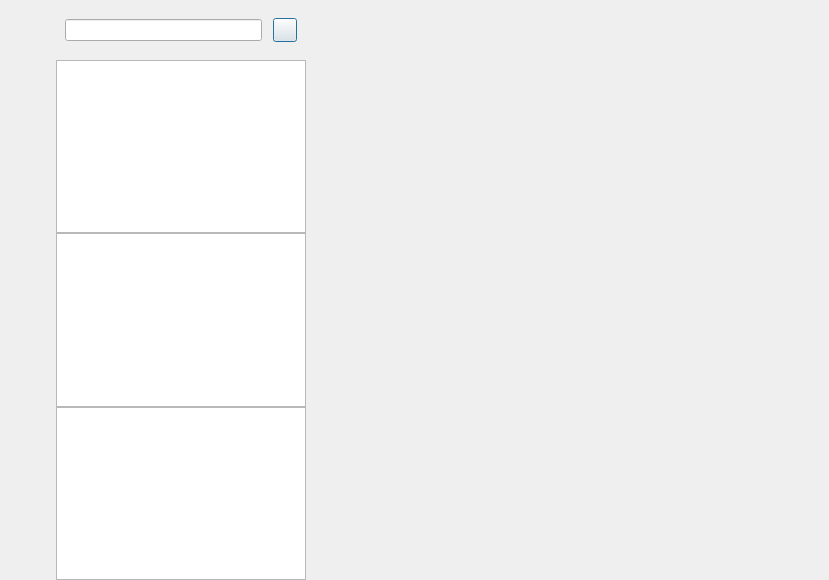
<?xml version="1.0" encoding="UTF-8"?>
<ui version="4.0">
 <class>ChatDialog</class>
 <widget class="QDialog" name="ChatDialog">
  <property name="geometry">
   <rect>
    <x>0</x>
    <y>0</y>
    <width>829</width>
    <height>580</height>
   </rect>
  </property>
  <property name="windowTitle">
   <string>Dialog</string>
  </property>
  <layout class="QHBoxLayout" name="horizontalLayout">
   <property name="spacing">
    <number>0</number>
   </property>
   <property name="leftMargin">
    <number>0</number>
   </property>
   <property name="topMargin">
    <number>0</number>
   </property>
   <property name="rightMargin">
    <number>0</number>
   </property>
   <property name="bottomMargin">
    <number>0</number>
   </property>
   <item>
    <widget class="QWidget" name="side_bar" native="true">
     <property name="sizePolicy">
      <sizepolicy hsizetype="Fixed" vsizetype="Expanding">
       <horstretch>0</horstretch>
       <verstretch>0</verstretch>
      </sizepolicy>
     </property>
     <property name="minimumSize">
      <size>
       <width>56</width>
       <height>0</height>
      </size>
     </property>
     <property name="maximumSize">
      <size>
       <width>56</width>
       <height>16777215</height>
      </size>
     </property>
     <layout class="QVBoxLayout" name="verticalLayout">
      <property name="spacing">
       <number>0</number>
      </property>
      <property name="leftMargin">
       <number>10</number>
      </property>
      <property name="topMargin">
       <number>30</number>
      </property>
      <property name="rightMargin">
       <number>0</number>
      </property>
      <property name="bottomMargin">
       <number>0</number>
      </property>
      <item>
       <widget class="QWidget" name="widget" native="true">
        <layout class="QVBoxLayout" name="verticalLayout_2">
         <property name="spacing">
          <number>30</number>
         </property>
         <property name="leftMargin">
          <number>0</number>
         </property>
         <property name="topMargin">
          <number>0</number>
         </property>
         <property name="rightMargin">
          <number>0</number>
         </property>
         <property name="bottomMargin">
          <number>0</number>
         </property>
         <item>
          <widget class="QLabel" name="side_head_lb">
           <property name="minimumSize">
            <size>
             <width>35</width>
             <height>35</height>
            </size>
           </property>
           <property name="maximumSize">
            <size>
             <width>35</width>
             <height>35</height>
            </size>
           </property>
           <property name="text">
            <string/>
           </property>
          </widget>
         </item>
         <item>
          <widget class="StateWidget" name="side_chat_lb" native="true">
           <property name="minimumSize">
            <size>
             <width>35</width>
             <height>35</height>
            </size>
           </property>
           <property name="maximumSize">
            <size>
             <width>35</width>
             <height>35</height>
            </size>
           </property>
          </widget>
         </item>
         <item>
          <widget class="StateWidget" name="side_contact_lb" native="true">
           <property name="minimumSize">
            <size>
             <width>35</width>
             <height>35</height>
            </size>
           </property>
           <property name="maximumSize">
            <size>
             <width>35</width>
             <height>35</height>
            </size>
           </property>
          </widget>
         </item>
        </layout>
       </widget>
      </item>
      <item>
       <spacer name="verticalSpacer">
        <property name="orientation">
         <enum>Qt::Vertical</enum>
        </property>
        <property name="sizeHint" stdset="0">
         <size>
          <width>20</width>
          <height>40</height>
         </size>
        </property>
       </spacer>
      </item>
     </layout>
    </widget>
   </item>
   <item>
    <widget class="QWidget" name="chat_user_wid" native="true">
     <property name="maximumSize">
      <size>
       <width>250</width>
       <height>16777215</height>
      </size>
     </property>
     <layout class="QVBoxLayout" name="verticalLayout_3">
      <property name="spacing">
       <number>0</number>
      </property>
      <property name="leftMargin">
       <number>0</number>
      </property>
      <property name="topMargin">
       <number>0</number>
      </property>
      <property name="rightMargin">
       <number>0</number>
      </property>
      <property name="bottomMargin">
       <number>0</number>
      </property>
      <item>
       <widget class="QWidget" name="search_wid" native="true">
        <property name="minimumSize">
         <size>
          <width>0</width>
          <height>60</height>
         </size>
        </property>
        <property name="maximumSize">
         <size>
          <width>16777215</width>
          <height>60</height>
         </size>
        </property>
        <layout class="QHBoxLayout" name="horizontalLayout_2">
         <item>
          <widget class="CustomizeEdit" name="search_edit"/>
         </item>
         <item>
          <spacer name="horizontalSpacer">
           <property name="orientation">
            <enum>Qt::Horizontal</enum>
           </property>
           <property name="sizeType">
            <enum>QSizePolicy::Fixed</enum>
           </property>
           <property name="sizeHint" stdset="0">
            <size>
             <width>5</width>
             <height>20</height>
            </size>
           </property>
          </spacer>
         </item>
         <item>
          <widget class="ClickedBtn" name="add_btn">
           <property name="minimumSize">
            <size>
             <width>24</width>
             <height>24</height>
            </size>
           </property>
           <property name="maximumSize">
            <size>
             <width>24</width>
             <height>24</height>
            </size>
           </property>
           <property name="text">
            <string/>
           </property>
          </widget>
         </item>
        </layout>
       </widget>
      </item>
      <item>
       <widget class="ChatUserList" name="chat_user_list"/>
      </item>
      <item>
       <widget class="SearchList" name="search_list"/>
      </item>
      <item>
       <widget class="ContactUserList" name="con_user_list"/>
      </item>
     </layout>
    </widget>
   </item>
   <item>
    <widget class="QStackedWidget" name="stackedWidget">
     <widget class="ChatPage" name="chat_page"/>
     <widget class="FriendInfoPage" name="friend_info_page"/>
     <widget class="ApplyFriendPage" name="friend_apply_page"/>
    </widget>
   </item>
  </layout>
 </widget>
 <customwidgets>
  <customwidget>
   <class>ClickedBtn</class>
   <extends>QPushButton</extends>
   <header>clickedbtn.h</header>
  </customwidget>
  <customwidget>
   <class>CustomizeEdit</class>
   <extends>QLineEdit</extends>
   <header location="global">customizeedit.h</header>
  </customwidget>
  <customwidget>
   <class>ChatUserList</class>
   <extends>QListWidget</extends>
   <header location="global">chatuserlist.h</header>
  </customwidget>
  <customwidget>
   <class>ChatPage</class>
   <extends>QWidget</extends>
   <header location="global">chatpage.h</header>
   <container>1</container>
  </customwidget>
  <customwidget>
   <class>StateWidget</class>
   <extends>QWidget</extends>
   <header location="global">statewidget.h</header>
   <container>1</container>
  </customwidget>
  <customwidget>
   <class>SearchList</class>
   <extends>QListWidget</extends>
   <header location="global">searchlist.h</header>
  </customwidget>
  <customwidget>
   <class>ContactUserList</class>
   <extends>QListWidget</extends>
   <header location="global">contactuserlist.h</header>
  </customwidget>
  <customwidget>
   <class>ApplyFriendPage</class>
   <extends>QWidget</extends>
   <header location="global">applyfriendpage.h</header>
   <container>1</container>
  </customwidget>
  <customwidget>
   <class>FriendInfoPage</class>
   <extends>QWidget</extends>
   <header location="global">friendinfopage.h</header>
   <container>1</container>
  </customwidget>
 </customwidgets>
 <resources/>
 <connections/>
</ui>
